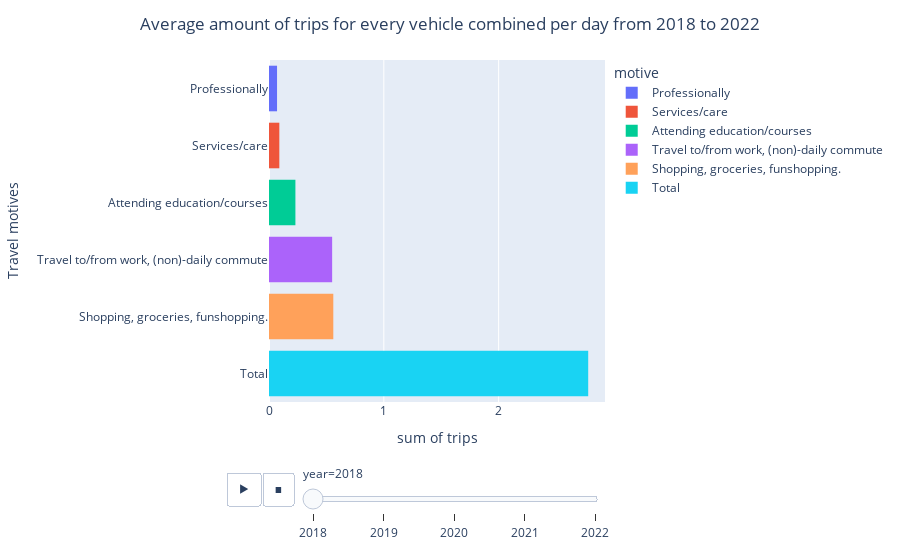

The notebook cell this image was saved under:
### Code cell
fig2 = px.histogram(mobility_trips_years, x='trips', y='motive', color='motive',  orientation='h',  animation_frame='year')

fig2.update_layout(title={
    'text': 'Average amount of trips for every vehicle combined per day from 2018 to 2022',
    'x': 0.5
})

fig2.update_yaxes(title_text="Travel motives")
fig2.show()

### Figure 1 — Plotly figure (JSON) as saved in the notebook; plotly's stock layout.template omitted (floating-point values rounded to 4 significant figures)
{"data": [{"alignmentgroup": "True", "bingroup": "y", "histfunc": "sum", "hovertemplate": "motive=%{y}<br>year=2018<br>sum of trips=%{x}<extra></extra>", "legendgroup": "Professionally", "marker": {"color": "#636efa", "pattern": {"shape": ""}}, "name": "Professionally", "offsetgroup": "Professionally", "orientation": "h", "showlegend": true, "type": "histogram", "x": ["0.07"], "xaxis": "x", "y": ["Professionally"], "yaxis": "y"}, {"alignmentgroup": "True", "bingroup": "y", "histfunc": "sum", "hovertemplate": "motive=%{y}<br>year=2018<br>sum of trips=%{x}<extra></extra>", "legendgroup": "Services/care", "marker": {"color": "#EF553B", "pattern": {"shape": ""}}, "name": "Services/care", "offsetgroup": "Services/care", "orientation": "h", "showlegend": true, "type": "histogram", "x": ["0.09"], "xaxis": "x", "y": ["Services/care"], "yaxis": "y"}, {"alignmentgroup": "True", "bingroup": "y", "histfunc": "sum", "hovertemplate": "motive=%{y}<br>year=2018<br>sum of trips=%{x}<extra></extra>", "legendgroup": "Attending education/courses", "marker": {"color": "#00cc96", "pattern": {"shape": ""}}, "name": "Attending education/courses", "offsetgroup": "Attending education/courses", "orientation": "h", "showlegend": true, "type": "histogram", "x": ["0.23"], "xaxis": "x", "y": ["Attending education/courses"], "yaxis": "y"}, {"alignmentgroup": "True", "bingroup": "y", "histfunc": "sum", "hovertemplate": "motive=%{y}<br>year=2018<br>sum of trips=%{x}<extra></extra>", "legendgroup": "Travel to/from work, (non)-daily commute", "marker": {"color": "#ab63fa", "pattern": {"shape": ""}}, "name": "Travel to/from work, (non)-daily commute", "offsetgroup": "Travel to/from work, (non)-daily commute", "orientation": "h", "showlegend": true, "type": "histogram", "x": ["0.55"], "xaxis": "x", "y": ["Travel to/from work, (non)-daily commute"], "yaxis": "y"}, {"alignmentgroup": "True", "bingroup": "y", "histfunc": "sum", "hovertemplate": "motive=%{y}<br>year=2018<br>sum of trips=%{x}<extra></extra>", "legendgroup": "Shopping, groceries, funshopping.", "marker": {"color": "#FFA15A", "pattern": {"shape": ""}}, "name": "Shopping, groceries, funshopping.", "offsetgroup": "Shopping, groceries, funshopping.", "orientation": "h", "showlegend": true, "type": "histogram", "x": ["0.56"], "xaxis": "x", "y": ["Shopping, groceries, funshopping."], "yaxis": "y"}, {"alignmentgroup": "True", "bingroup": "y", "histfunc": "sum", "hovertemplate": "motive=%{y}<br>year=2018<br>sum of trips=%{x}<extra></extra>", "legendgroup": "Total", "marker": {"color": "#19d3f3", "pattern": {"shape": ""}}, "name": "Total", "offsetgroup": "Total", "orientation": "h", "showlegend": true, "type": "histogram", "x": ["2.78"], "xaxis": "x", "y": ["Total"], "yaxis": "y"}], "layout": {"autosize": true, "barmode": "relative", "legend": {"title": {"text": "motive"}, "tracegroupgap": 0}, "margin": {"t": 60}, "sliders": [{"active": 0, "currentvalue": {"prefix": "year="}, "len": 0.9, "pad": {"b": 10, "t": 60}, "steps": [{"args": [["2018"], {"frame": {"duration": 0, "redraw": true}, "fromcurrent": true, "mode": "immediate", "transition": {"duration": 0, "easing": "linear"}}], "label": "2018", "method": "animate"}, {"args": [["2019"], {"frame": {"duration": 0, "redraw": true}, "fromcurrent": true, "mode": "immediate", "transition": {"duration": 0, "easing": "linear"}}], "label": "2019", "method": "animate"}, {"args": [["2020"], {"frame": {"duration": 0, "redraw": true}, "fromcurrent": true, "mode": "immediate", "transition": {"duration": 0, "easing": "linear"}}], "label": "2020", "method": "animate"}, {"args": [["2021"], {"frame": {"duration": 0, "redraw": true}, "fromcurrent": true, "mode": "immediate", "transition": {"duration": 0, "easing": "linear"}}], "label": "2021", "method": "animate"}, {"args": [["2022"], {"frame": {"duration": 0, "redraw": true}, "fromcurrent": true, "mode": "immediate", "transition": {"duration": 0, "easing": "linear"}}], "label": "2022", "method": "animate"}], "x": 0.1, "xanchor": "left", "y": 0, "yanchor": "top"}], "title": {"text": "Average amount of trips for every vehicle combined per day from 2018 to 2022", "x": 0.5}, "updatemenus": [{"buttons": [{"args": [null, {"frame": {"duration": 500, "redraw": true}, "fromcurrent": true, "mode": "immediate", "transition": {"duration": 500, "easing": "linear"}}], "label": "&#9654;", "method": "animate"}, {"args": [[null], {"frame": {"duration": 0, "redraw": true}, "fromcurrent": true, "mode": "immediate", "transition": {"duration": 0, "easing": "linear"}}], "label": "&#9724;", "method": "animate"}], "direction": "left", "pad": {"r": 10, "t": 70}, "showactive": false, "type": "buttons", "x": 0.1, "xanchor": "right", "y": 0, "yanchor": "top"}], "xaxis": {"anchor": "y", "autorange": true, "domain": [0, 1], "range": [0, 2.926], "title": {"text": "sum of trips"}, "type": "linear"}, "yaxis": {"anchor": "x", "autorange": true, "categoryarray": ["Total", "Shopping, groceries, funshopping.", "Travel to/from work, (non)-daily commute", "Attending education/courses", "Services/care", "Professionally"], "categoryorder": "array", "domain": [0, 1], "range": [-0.5, 5.5], "title": {"text": "Travel motives"}, "type": "category"}}}
